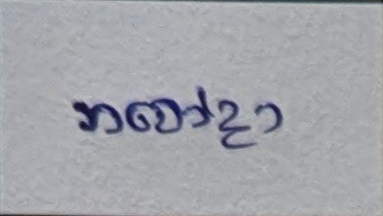
#> input picture notebooks/empty_cell_detection/signs/eg_0023_7833.png, 383 x 216 px; its folder holds only this picture in this run
$ jupyter execute --allow-errors empty_cell_detection.ipynb
#> lines starting #> are read from the running program, lines starting #| are printed output that depends on the picture; after the words box and inside, x2 and y2 are one past the last pixel; in counts of white or black regions, pixels touching at a corner belong together
[cell 1]
from skimage import img_as_ubyte # type: ignore
from skimage.io import imread
import matplotlib.pyplot as plt
import numpy as np
from skimage import filters, transform # type: ignore


# [36 lines left out: function process_file, not called in this run]

import os

#> (the rest of this cell did not finish here and is left out)

[cell 2]
import numpy as np
from skimage import filters, transform # type: ignore
from typing import Tuple


# [247 lines left out: functions preprocess_signature, normalize_image, remove_background, resize_image, crop_center, crop_center_multiple, not called in this run]

[cell 3]
canvas_size = (952, 1360)
#> (the rest of this cell did not finish here and is left out)

[cell 4]
import cv2

def fn(file):
    img = cv2.imread(file, cv2.IMREAD_GRAYSCALE)
    img = cv2.resize(img, (50, 50))
    # img = cv2.GaussianBlur(img, (5, 5), 0)
    # img = cv2.medianBlur(img, 5)

    # remove 20px from each side but keeping the same center
    img = img[15:35, 15:35]

    img = cv2.fastNlMeansDenoising(img, None, 10, 7, 21) # type: ignore
    img = cv2.adaptiveThreshold(img, 255, cv2.ADAPTIVE_THRESH_GAUSSIAN_C, cv2.THRESH_BINARY, 11, 2)


    # dilate image
    # kernel = cv2.getStructuringElement(cv2.MORPH_RECT, (5, 5))
    # img = cv2.dilate(img, kernel, iterations=1)

    # binarize image
    # _, img = cv2.threshold(img, 0, 255, cv2.THRESH_BINARY + cv2.THRESH_OTSU)

    # threshold = 0.5 * 255
    # img[img > threshold] = 255
    # img[img <= threshold] = 0


    # remove 10px from each side
    # img = img[10:40, 10:40]

    # calculate black pixel percentage
    black = np.count_nonzero(img == 0)
    white = np.count_nonzero(img == 255)
    total = black + white
    black_percentage = black / total
    print(file, black_percentage)

    return (img, black_percentage)

# img1 = cv2.imread('./signs/eg_0856_3994.png', cv2.IMREAD_GRAYSCALE)
# img2 = cv2.imread('./signs/eg_1241_8981.png', cv2.IMREAD_GRAYSCALE)

ROWS = 63
#> ROWS = 63

f, ax = plt.subplots(ROWS, 2, figsize=(5, 5 * ROWS))

for idx, file in enumerate(os.listdir('./signs')):
    if idx < ROWS:
        ax[idx][0].imshow(cv2.imread('./signs/' + file, cv2.IMREAD_GRAYSCALE), cmap='gray')
        ax[idx][0].set_title(file)

        (img, blk) = fn('./signs/' + file)
#> in fn, `img = cv2.imread(file, cv2.IMREAD_GRAYSCALE)`:
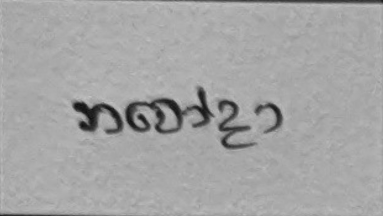
#> img: shape (216, 383); min 15, max 195, mean 164.5
#> in fn, `img = cv2.resize(img, (50, 50))`:
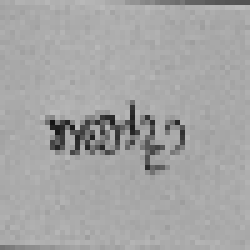
#> img: shape (50, 50) (shown 5 times larger); min 20, max 186, mean 164.4
#> in fn, `img = img[15:35, 15:35]`:
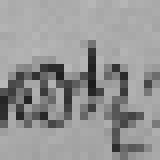
#> img: shape (20, 20) (shown 8 times larger); min 27, max 184, mean 149.1
#> in fn, `img = cv2.adaptiveThreshold(img, 255, cv2.ADAPTIVE_THRESH_GAUSSIAN_C, ..`:
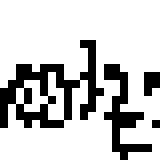
#> img: shape (20, 20) (shown 8 times larger); 78.2% white; black in thin lines or dots, all inside (x1, y1, x2, y2) = (0, 5, 20, 20)
#> in fn, `black = np.count_nonzero(img == 0)`: black = 87
#> in fn, `white = np.count_nonzero(img == 255)`: white = 313
#> in fn, `total = black + white`: total = 400
#> in fn, `black_percentage = black / total`: black_percentage = 0.217
#| ./signs/eg_0023_7833.png 0.2175
#> blk = 0.217
        ax[idx][1].imshow(img, cmap='gray')
        ax[idx][1].set_title(str(blk))

# ax[0].imshow(fn('./signs/eg_0856_3994.png'), cmap='gray')
# ax[1].imshow(fn('./signs/eg_1241_8981.png'), cmap='gray')
# ax[2].imshow(fn('./signs/eg_3522_0008.png'), cmap='gray')

$ run again, on notebooks/empty_cell_detection/signs/eg_0285_4322.png
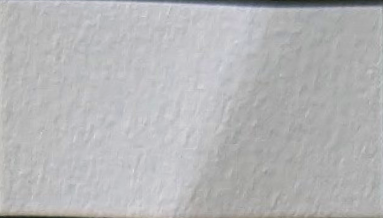
#> input picture notebooks/empty_cell_detection/signs/eg_0285_4322.png, 383 x 218 px
#> ROWS = 63
#> in fn, `img = img[15:35, 15:35]`:
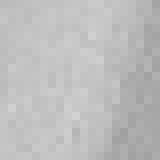
#> img: shape (20, 20) (shown 8 times larger); min 160, max 210, mean 189.1
#> in fn, `img = cv2.adaptiveThreshold(img, 255, cv2.ADAPTIVE_THRESH_GAUSSIAN_C, ..`:
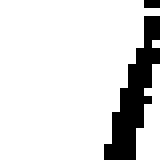
#> img: shape (20, 20) (shown 8 times larger); 86% white; 2 black regions (1 under 20 px), largest, box (x1, y1, x2, y2) and area: (13, 2, 20, 20) 54
#> black = 56
#> white = 344
#> total = 400
#> black_percentage = 0.14
#| ./signs/eg_0285_4322.png 0.14

$ run again, on notebooks/empty_cell_detection/signs/eg_0288_5784.png
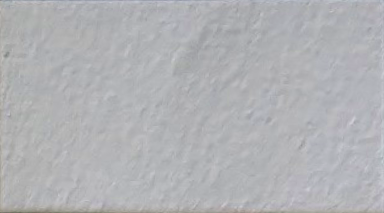
#> input picture notebooks/empty_cell_detection/signs/eg_0288_5784.png, 384 x 213 px
#> ROWS = 63
#> in fn, `img = cv2.resize(img, (50, 50))`:
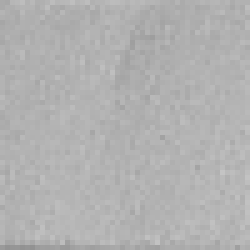
#> img: shape (50, 50) (shown 5 times larger); min 146, max 196, mean 177.6
#> black = 0
#> white = 400
#> black_percentage = 0
#| ./signs/eg_0288_5784.png 0.0

$ run again, on notebooks/empty_cell_detection/signs/eg_0305_3474.png
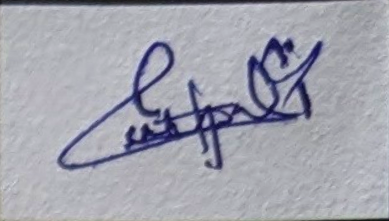
#> input picture notebooks/empty_cell_detection/signs/eg_0305_3474.png, 389 x 221 px
#> ROWS = 63
#> in fn, `img = img[15:35, 15:35]`:
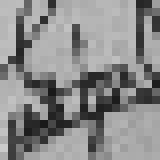
#> img: shape (20, 20) (shown 8 times larger); min 25, max 202, mean 137.5
#> in fn, `img = cv2.adaptiveThreshold(img, 255, cv2.ADAPTIVE_THRESH_GAUSSIAN_C, ..`:
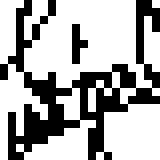
#> img: shape (20, 20) (shown 8 times larger); 67.5% white; black in thin lines or dots
#> black = 130
#> white = 270
#> total = 400
#> black_percentage = 0.325
#| ./signs/eg_0305_3474.png 0.325

$ run again, on notebooks/empty_cell_detection/signs/eg_0034_4827.png
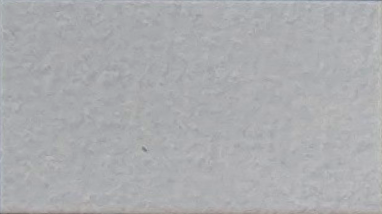
#> input picture notebooks/empty_cell_detection/signs/eg_0034_4827.png, 382 x 214 px
#> ROWS = 63
#> in fn, `img = cv2.resize(img, (50, 50))`:
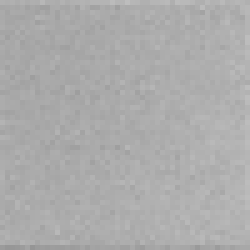
#> img: shape (50, 50) (shown 5 times larger); min 149, max 189, mean 172.1
#> black = 0
#> white = 400
#> black_percentage = 0
#| ./signs/eg_0034_4827.png 0.0
